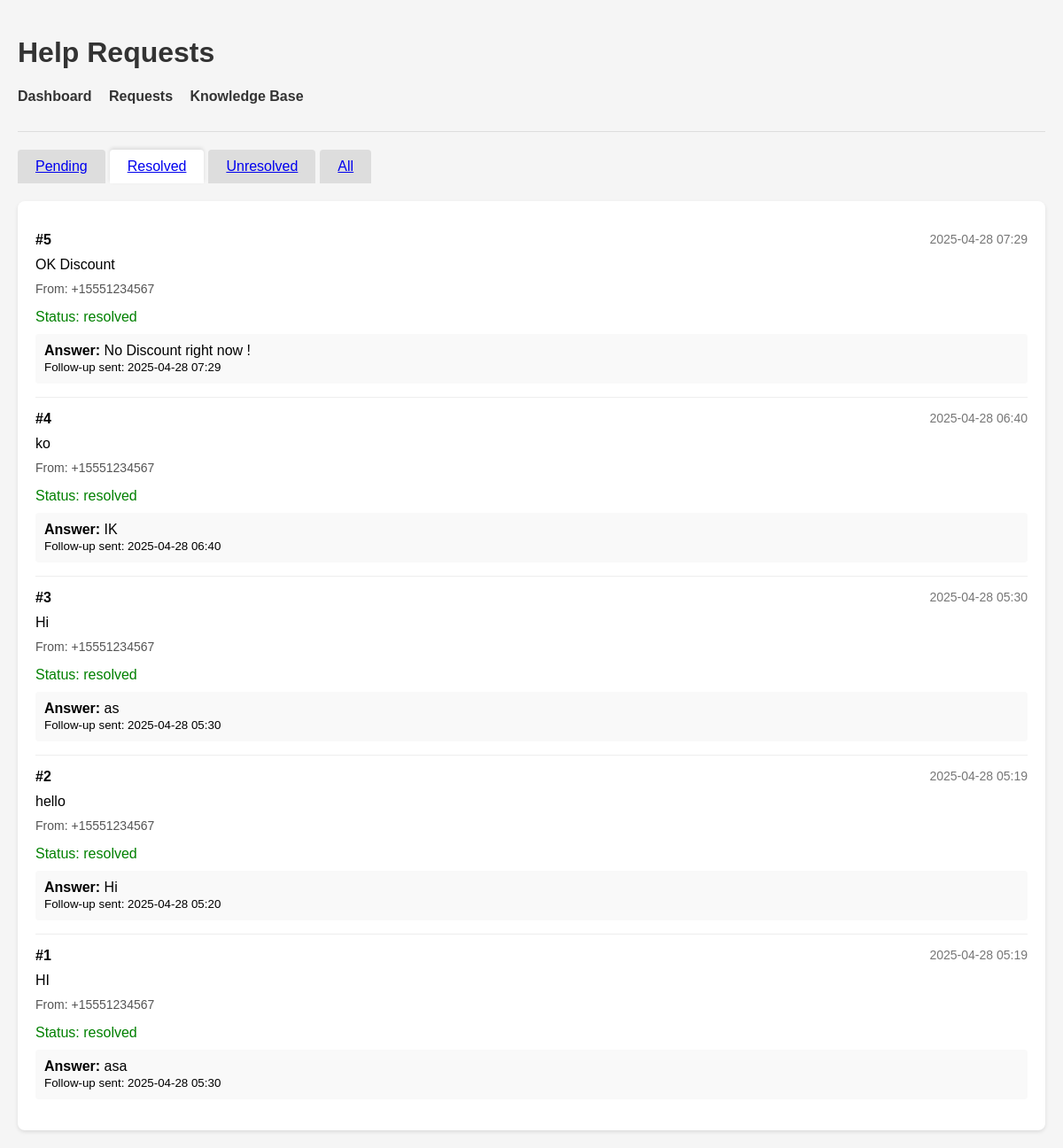
The page /requests?status=resolved on the database its author committed.
### db/models.py (models this page shows, shortened)
class HelpRequest(db.Model):
    id = db.Column(db.Integer, primary_key=True)
    customer_phone = db.Column(db.String(20), nullable=False)
    question = db.Column(db.Text, nullable=False)
    session_id = db.Column(db.String(100))
    status = db.Column(db.String(20), default='pending')  # pending, resolved, unresolved
    created_at = db.Column(db.DateTime, default=datetime.utcnow)
    resolved_at = db.Column(db.DateTime)
    answer = db.Column(db.Text)
    follow_up_sent = db.Column(db.Boolean, default=False)
    follow_up_at = db.Column(db.DateTime)

### web/routes.py (the view)
@web.route('/requests')
def view_requests():
    status = request.args.get('status', 'pending')
    if status == 'all':
        requests = HelpRequest.query.order_by(HelpRequest.created_at.desc()).all()
    else:
        requests = HelpRequest.query.filter_by(status=status).order_by(HelpRequest.created_at.desc()).all()
    return render_template('requests.html', requests=requests, current_status=status)

### web/templates/requests.html (shortened to what this page needs)
<!DOCTYPE html>
<html lang="en">
<head>
</head>
<body>
    <div class="container">
        <header>
            <h1>Help Requests</h1>
            <nav>
                <a href="/">Dashboard</a>
                <a href="/requests">Requests</a>
                <a href="/knowledge">Knowledge Base</a>
            </nav>
        </header>
        <div class="tabs">
            <a href="/requests?status=pending" class="tab {% if current_status == 'pending' %}active{% endif %}">Pending</a>
            <a href="/requests?status=resolved" class="tab {% if current_status == 'resolved' %}active{% endif %}">Resolved</a>
            <a href="/requests?status=unresolved" class="tab {% if current_status == 'unresolved' %}active{% endif %}">Unresolved</a>
            <a href="/requests?status=all" class="tab {% if current_status == 'all' %}active{% endif %}">All</a>
        </div>
        <div class="requests-list">
            {% if requests %}
                {% for request in requests %}
                <div class="request-item">
                    <div class="request-header">
                        <span class="request-id">#{{ request.id }}</span>
                        <span class="request-time">{{ request.created_at.strftime('%Y-%m-%d %H:%M') }}</span>
                    </div>
                    <div class="request-question">{{ request.question }}</div>
                    <div class="request-customer">From: {{ request.customer_phone }}</div>
                    <div class="status-{{ request.status }}">Status: {{ request.status }}</div>
                    {% if request.status == 'pending' %}
                    <div class="resolution-form">
                        <textarea id="answer-{{ request.id }}" rows="3" placeholder="Enter your answer here..."></textarea>
                        <button onclick="resolveRequest({{ request.id }})">Resolve</button>
                    </div>
                    {% elif request.status == 'resolved' %}
                    <div class="request-answer">
                        <strong>Answer:</strong> {{ request.answer }}
                        {% if request.follow_up_sent %}
                        <div><small>Follow-up sent: {{ request.follow_up_at.strftime('%Y-%m-%d %H:%M') }}</small></div>
                        {% endif %}
                    </div>
                    {% elif request.status == 'unresolved' %}
                    <div class="resolution-form">
                        <p>This request timed out. You can still provide an answer:</p>
                        <textarea id="answer-{{ request.id }}" rows="3" placeholder="Enter your answer here..."></textarea>
                        <button onclick="resolveRequest({{ request.id }})">Resolve</button>
                    </div>
                    {% endif %}
                </div>
                {% endfor %}
            {% else %}
                <div class="no-requests">
                    <p>No {{ current_status }} requests found.</p>
                </div>
            {% endif %}
        </div>
    </div>
</body>
</html>

### web/templates/requests.html (style rules this page uses)
body { font-family: Arial, sans-serif; margin: 0; padding: 20px; background-color: #f5f5f5; }
.container { max-width: 1200px; margin: 0 auto; }
header { margin-bottom: 20px; padding-bottom: 10px; border-bottom: 1px solid #ddd; }
h1 { color: #333; }
nav { margin-bottom: 20px; }
nav a { margin-right: 15px; text-decoration: none; color: #333; font-weight: bold; }
.tabs { display: flex; margin-bottom: 20px; }
.tab { padding: 10px 20px; margin-right: 5px; background-color: #ddd; cursor: pointer; border-radius: 4px 4px 0 0; }
.tab.active { background-color: white; box-shadow: 0 -2px 4px rgba(0,0,0,0.1); }
.requests-list { background-color: white; border-radius: 8px; padding: 20px; box-shadow: 0 2px 4px rgba(0,0,0,0.1); }
.request-item { border-bottom: 1px solid #eee; padding: 15px 0; }
.request-item:last-child { border-bottom: none; }
.request-header { display: flex; justify-content: space-between; margin-bottom: 10px; }
.request-id { font-weight: bold; }
.request-time { color: #777; font-size: 14px; }
.request-question { margin-bottom: 10px; font-size: 16px; }
.request-customer { color: #555; font-size: 14px; margin-bottom: 15px; }
.status-resolved { color: green; }
.request-answer { background-color: #f9f9f9; padding: 10px; border-radius: 4px; margin-top: 10px; }

### rows shown on the page
HelpRequest: id "5", created_at "2025-04-28 07:29", question "OK Discount", customer_phone "+15551234567", status "resolved", answer "No Discount right now !", follow_up_at "2025-04-28 07:29"
HelpRequest: id "4", created_at "2025-04-28 06:40", question "ko", customer_phone "+15551234567", status "resolved", answer "IK", follow_up_at "2025-04-28 06:40"
HelpRequest: id "3", created_at "2025-04-28 05:30", question "Hi", customer_phone "+15551234567", status "resolved", answer "as", follow_up_at "2025-04-28 05:30"
HelpRequest: id "2", created_at "2025-04-28 05:19", question "hello", customer_phone "+15551234567", status "resolved", answer "Hi", follow_up_at "2025-04-28 05:20"
HelpRequest: id "1", created_at "2025-04-28 05:19", question "HI", customer_phone "+15551234567", status "resolved", answer "asa", follow_up_at "2025-04-28 05:30"
